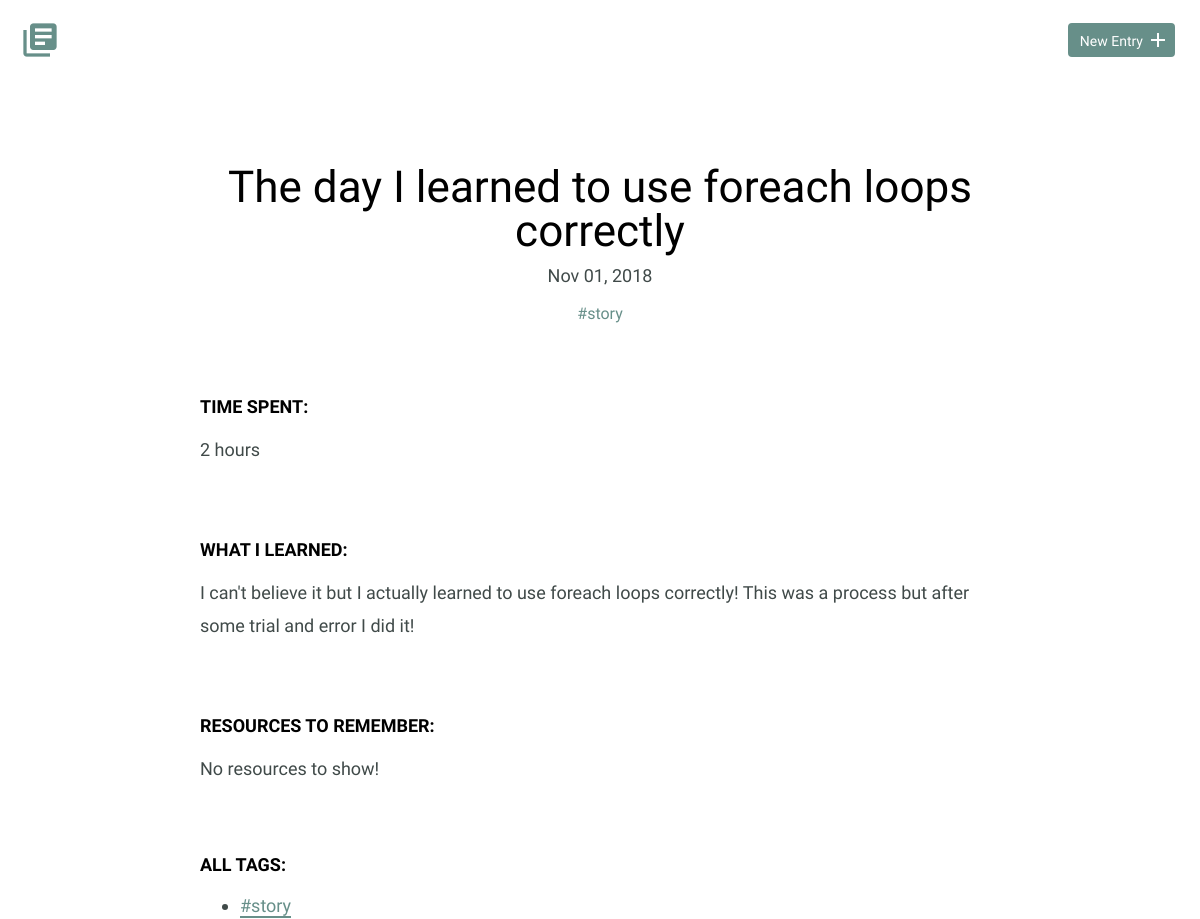
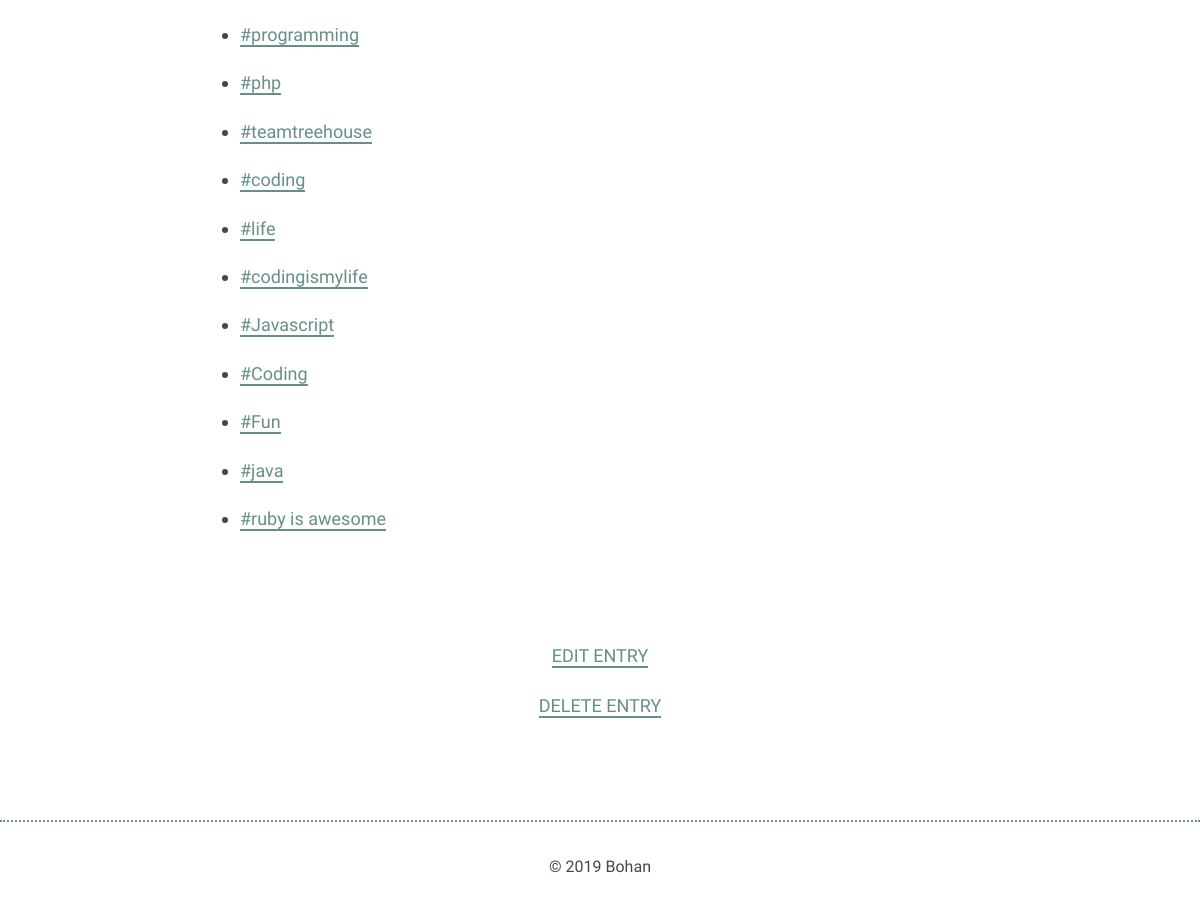
Screenshot of /detail.php?id=3 with the database file from the repository (2 pictures, top to bottom).
### tables this page shows
CREATE TABLE "entries" (
	`id`	INTEGER,
	`title`	TEXT,
	`date`	TEXT,
	`time_spent`	INTEGER,
	`learned`	BLOB,
	`resources`	BLOB,
	PRIMARY KEY(`id`)
);

### inc/db_fetch_detail.php (called while the page is built, shortened)
<?php
    function db_fetch_detail_no_tags(){
        try{
            include('db_connection.php');
            $id = filter_input(INPUT_GET, 'id', FILTER_SANITIZE_NUMBER_INT);
            $sql = "
                SELECT * FROM entries WHERE entries.id = ?
            ";
            $pdo = $db->prepare($sql);
            $pdo->bindValue(1, $id, PDO::PARAM_INT);
            $pdo->execute();
            $results = $pdo->fetch(PDO::FETCH_ASSOC);
            return $results;
        }catch(Exception $e){
            echo $e->getMessage();
        }
    }
?>

### inc/db_fetch.php (called while the page is built, shortened)
<?php
    function db_fetch_tags_under_same_entry($id){
        try{
            include('db_connection.php');
            $sql = "
                SELECT tags.tag_name FROM entries
                LEFT jOIN entries_tags ON entries.id = entry_id
                LEFT JOIN tags on tags.id = tag_id
                WHERE entry_id = ?;
            ";
            $pdo = $db->prepare($sql);
            $pdo->bindValue(1, $id, PDO::PARAM_INT);
            $pdo->execute();
            $results = $pdo->fetchAll(PDO::FETCH_ASSOC);
            return $results;
        }catch(Exception $e){
            echo $e->getMessage();
        }
    }
    function db_fetch_tags(){
        try{
            include('db_connection.php');
            $sql = "SELECT DISTINCT `tag_name` FROM `tags`";
            $pdo = $db->prepare($sql);
            $pdo->execute();
            $results = $pdo->fetchAll(PDO::FETCH_ASSOC);
            return $results;
        }catch(Exception $e){
            echo $e->getMessage();
        }
    }
?>

### detail.php (the view, shortened to what this page needs)
<!DOCTYPE html>
<html>
    <head>
        <link rel="stylesheet" href="css/normalize.css">
        <link rel="stylesheet" href="css/site.css">
    </head>
    <body>
        <?php
            include("header.php");
        ?>
        <section>
            <div class="container">
                <div class="entry-list single">
                    <?php
                        include('inc/db_fetch.php');
                        include('inc/db_fetch_detail.php');
                        $result = db_fetch_detail_no_tags();
                        $tags = db_fetch_tags();
                        echo
                        "<article>"
                        .   "<h1>$result[title]</h1>"
                            ."<time datetime=$result[date]>" . date_format(new DateTime($result['date']), 'M d, Y') . "</time>";
                            $entry_tags = db_fetch_tags_under_same_entry($result['id']);
                                foreach($entry_tags as $key_tag => $tag){
                                    if(!empty($tag['tag_name'])){
                                        echo "
                                                <span><a style='text-decoration:none;color:#678f89;' href='filtered.php?filter=$tag[tag_name]'>#$tag[tag_name]</a></span>
                                        ";
                                    }
                            }
                            echo "<div class='entry'>"
                                ."<h3>Time Spent: </h3>"
                                ."<p>$result[time_spent]</p>"
                            ."</div>"
                            ."<div class='entry'>"
                                ."<h3>What I Learned:</h3>"
                                ."<p>$result[learned]</p>"
                            ."</div>"
                            ."<div class='entry'>"
                                ."<h3>Resources to Remember:</h3>";
                                if(empty($result['resources'])){
                                    echo "<p>No resources to show!</p>";
                                }else{
                                    echo
                                    "<ul>"
                                        ."<li><a href=''>$result[resources]</a></li>"
                                    ."</ul>";
                                }
                            echo "</div>"
                        ."</article>";
                        echo "<h3>All Tags:</h3>";
                        foreach($tags as $tag){
                            if(!empty($tag['tag_name'])){
                                echo  "<ul>"
                                        ."<li><a href='filtered.php?filter=$tag[tag_name]'>#$tag[tag_name]</a></li>"
                                    ."</ul>";
                            }
                         }
                    ?>
                </div>
            </div>
            <div class="edit">
                <?php
                    echo "<p><a href='edit.php?id=$result[id]'>Edit Entry</a></p>";
                    echo "<p><a href='inc/db_delete.php?id=$result[id]'>Delete Entry</a></p>";
                ?>
            </div>
        </section>
        <?php
            include("footer.php");
        ?>
    </body>
</html>

### css/site.css (style rules this page uses)
body { font-size: 16px; color: #404a49; font-family: 'Cousine', serif; font-weight: 400; }
.container { margin: 0 auto; padding: 0 25px; }
h1, h2, h3 { margin: 0; font-weight: 400; line-height: 1em; color: #000; }
h1 { font-size: 44px; margin-bottom: 12px; }
h3 { font-size: 18px; font-family: 'Work Sans', serif; font-weight: 600; text-transform: uppercase; }
p { line-height: 1.8em; font-size: 18px; }
p a { border-bottom: 2px solid #678f89; padding: 0; color: #678f89; text-decoration: none; }
ul li { line-height: 1.8em; font-size: 18px; }
ul li a { border-bottom: 2px solid #678f89; line-height: 1.8em; color: #678f89; text-decoration: none; }
.entry-list, .edit-entry, .new-entry { max-width: 800px; margin: 0 auto; padding: 70px 0 150px 0; }
.entry-list article { margin-bottom: 70px; text-align: center; }
.entry-list.single { padding-bottom: 70px; }
.entry-list.single time { font-size: 18px; }
.entry { max-width: 800px; margin: 75px auto 0 auto; text-align: left; }
.entry p { margin-bottom: 40px; }
.edit { padding-bottom: 80px; text-align: center; margin: 0 auto; }
.edit a { font-weight: 400; text-transform: uppercase; font-size: 18px; }

### rows the page displays
entries: title "The day I learned to use foreach loops correctly", date "Nov 01, 2018", time_spent "2 hours", learned "I can't believe it but I actually learned to use foreach loops correctly! This was a process but after some trial and error I did it!"

### other values shown
$tag[tag_name] "story"
$tag[tag_name] "programming"
$tag[tag_name] "php"
$tag[tag_name] "teamtreehouse"
$tag[tag_name] "coding"
$tag[tag_name] "life"
$tag[tag_name] "codingismylife"
$tag[tag_name] "Javascript"
$tag[tag_name] "Coding"
$tag[tag_name] "Fun"
$tag[tag_name] "java"
$tag[tag_name] "ruby is awesome"
